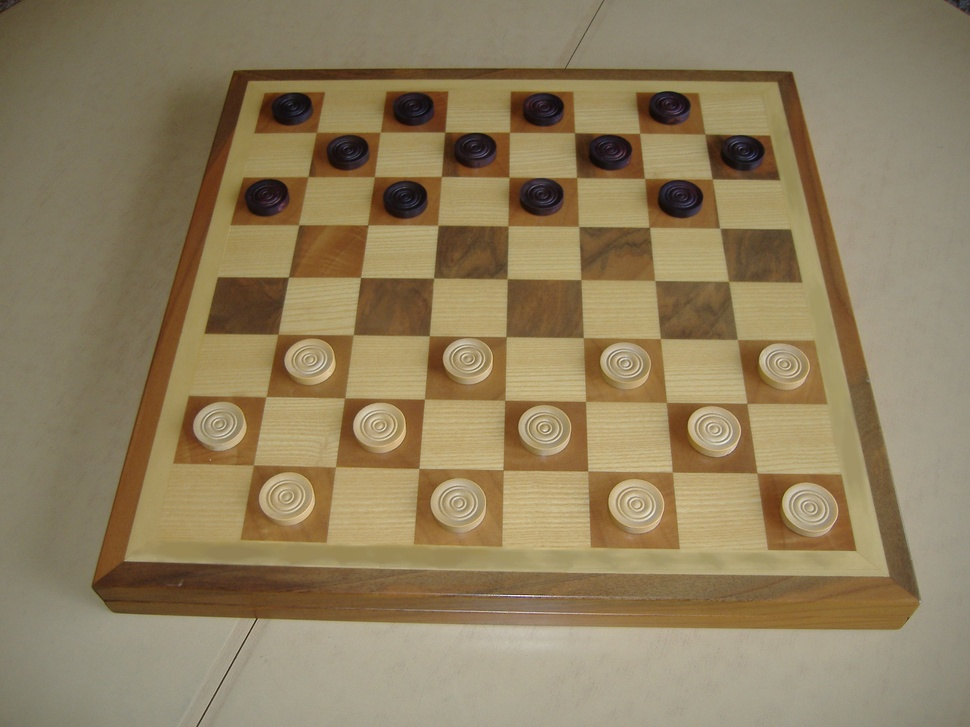
#> input picture 3/classic/checkers.jpg, 970 x 727 px, shrunk from 2592 x 1944 before the run
$ jupyter execute opencv-lab2.ipynb
#> lines starting #> are read from the running program, lines starting #| are printed output that depends on the picture
[cell 1]
# detect all checkers and their positions
import cv2
import numpy as np
import matplotlib.pyplot as plt
img = cv2.cvtColor(cv2.imread('checkers.jpg'), cv2.COLOR_BGR2RGB)
gray = cv2.cvtColor(img, cv2.COLOR_RGB2GRAY)
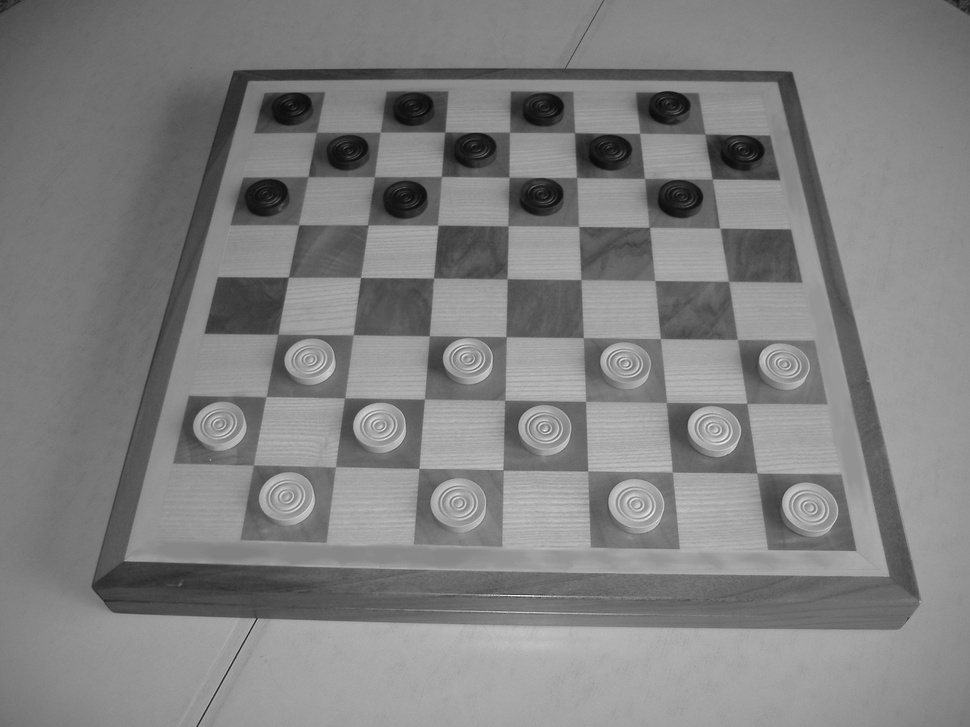
#> gray: shape (727, 970); min 10, max 241, mean 128.2
hsv = cv2.cvtColor(img, cv2.COLOR_RGB2HSV)
#> hsv: shape (727, 970, 3); mean H, S, V 22.4, 90.5, 143.6
plt.imshow(gray, cmap="gray")
plt.show()
plt.imshow(hsv[:,:,0], cmap="gray")
plt.show()
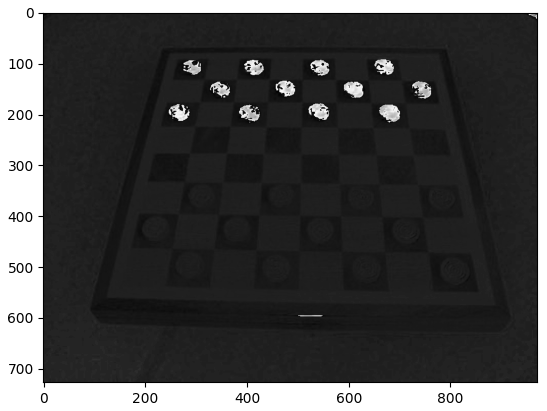
#> figure drawn by matplotlib, 1 panel
plt.imshow(hsv[:,:,1], cmap="gray")
plt.show()
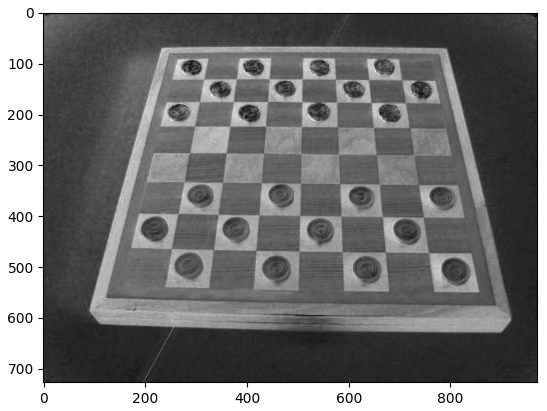
#> figure drawn by matplotlib, 1 panel

$ run again, with 3/classic/caribou-2.jpg copied over 3/classic/checkers.jpg
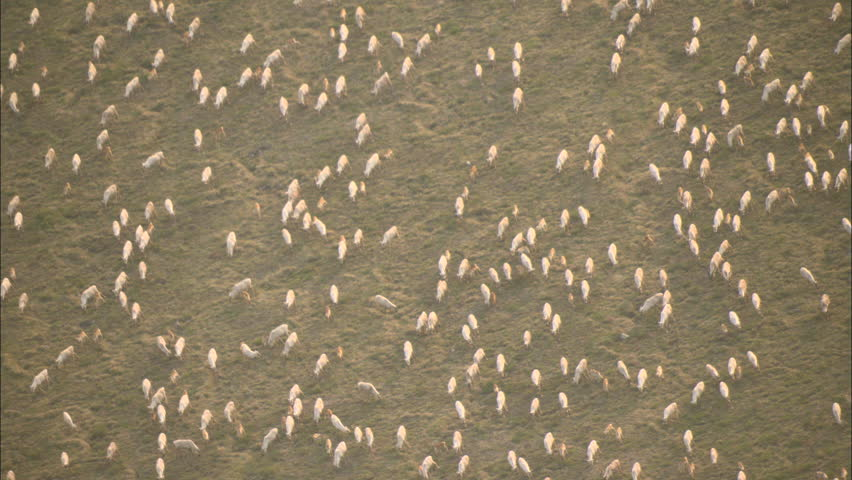
#> input picture 3/classic/caribou-2.jpg, 852 x 480 px
#> `gray = cv2.cvtColor(img, cv2.COLOR_RGB2GRAY)`:
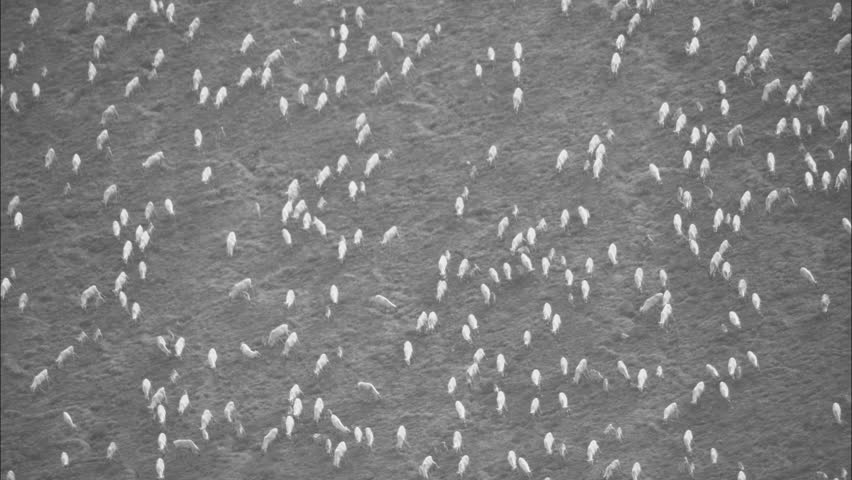
#> gray: shape (480, 852); min 40, max 249, mean 125
#> hsv: shape (480, 852, 3); mean H, S, V 20.1, 75.1, 137.6
#> `plt.show()`:
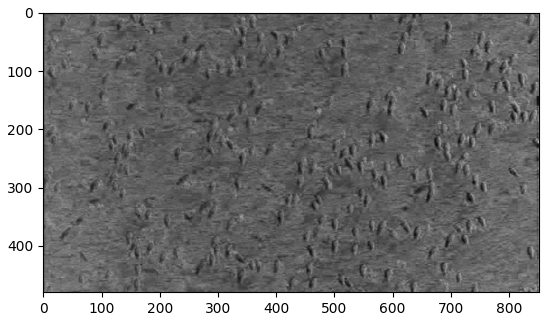
#> figure drawn by matplotlib, 1 panel

$ run again, with 3/classic/caribou.jpg copied over 3/classic/checkers.jpg
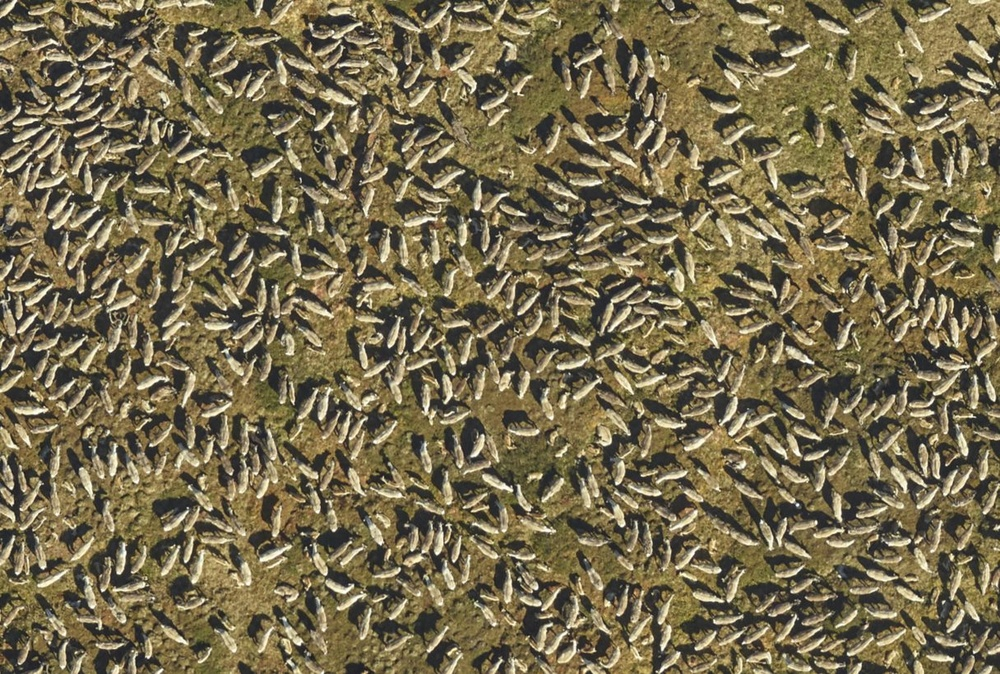
#> input picture 3/classic/caribou.jpg, 1000 x 674 px, shrunk from 1216 x 819 before the run
#> `gray = cv2.cvtColor(img, cv2.COLOR_RGB2GRAY)`:
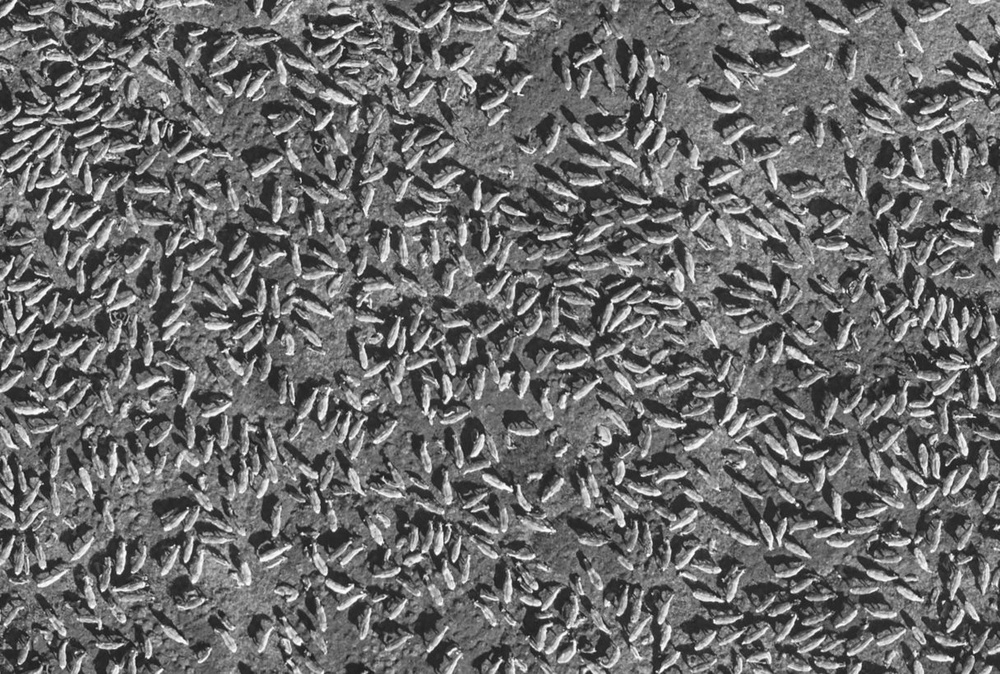
#> gray: shape (674, 1000); min 18, max 254, mean 107.9
#> hsv: shape (674, 1000, 3); mean H, S, V 26.4, 88.1, 119.1
#> `plt.show()`:
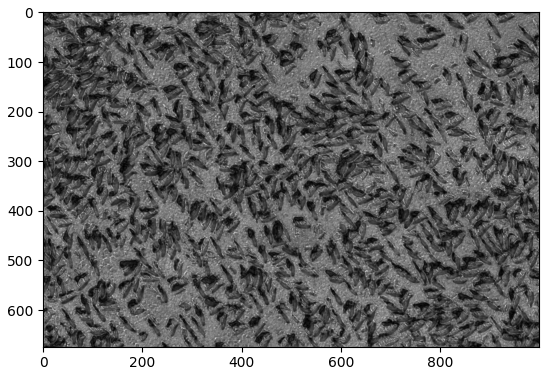
#> figure drawn by matplotlib, 1 panel
